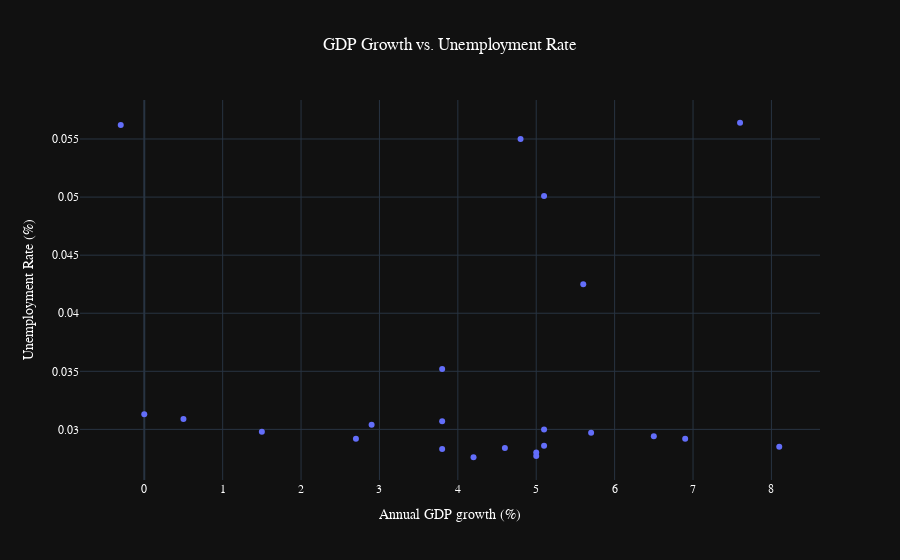

Write notebook code for a chart like this one.
### Markdown cell above
What is the relationship between GDP growth and Unemployment Rate?

### Code cell
fig=px.scatter(df, x='Annual GDP growth (%)', y='Unemployment Rate (%)', title='GDP Growth vs. Unemployment Rate')

fig.update_layout(
    template="plotly_dark",
    title_x=0.5,
    font=dict(
        family="Arial",
        color="white"
    ),
)

### Figure 1 — Plotly figure (JSON) as saved in the notebook; plotly's stock layout.template omitted (floating-point values rounded to 4 significant figures)
{"data": [{"hovertemplate": "Annual GDP growth (%)=%{x}<br>Unemployment Rate (%)=%{y}<extra></extra>", "legendgroup": "", "marker": {"color": "#636efa", "symbol": "circle"}, "mode": "markers", "name": "", "orientation": "v", "showlegend": false, "type": "scatter", "x": [0, 3.8, 0.5, 2.9, 5.1, 5.7, 6.5, 6.9, 1.5, 2.7, 8.1, 5.1, 4.6, 3.8, 5, 5, 4.2, 3.8, 5.6, 5.1, -0.3, 7.6, 4.8], "xaxis": "x", "y": [0.0313, 0.0307, 0.0309, 0.0304, 0.03, 0.0297, 0.0294, 0.0292, 0.0298, 0.0292, 0.0285, 0.0286, 0.0284, 0.0283, 0.028, 0.0277, 0.0276, 0.0352, 0.0425, 0.0501, 0.0562, 0.0564, 0.055], "yaxis": "y"}], "layout": {"font": {"color": "white", "family": "Arial"}, "legend": {"tracegroupgap": 0}, "title": {"text": "GDP Growth vs. Unemployment Rate", "x": 0.5}, "xaxis": {"anchor": "y", "domain": [0, 1], "title": {"text": "Annual GDP growth (%)"}}, "yaxis": {"anchor": "x", "domain": [0, 1], "title": {"text": "Unemployment Rate (%)"}}}}
